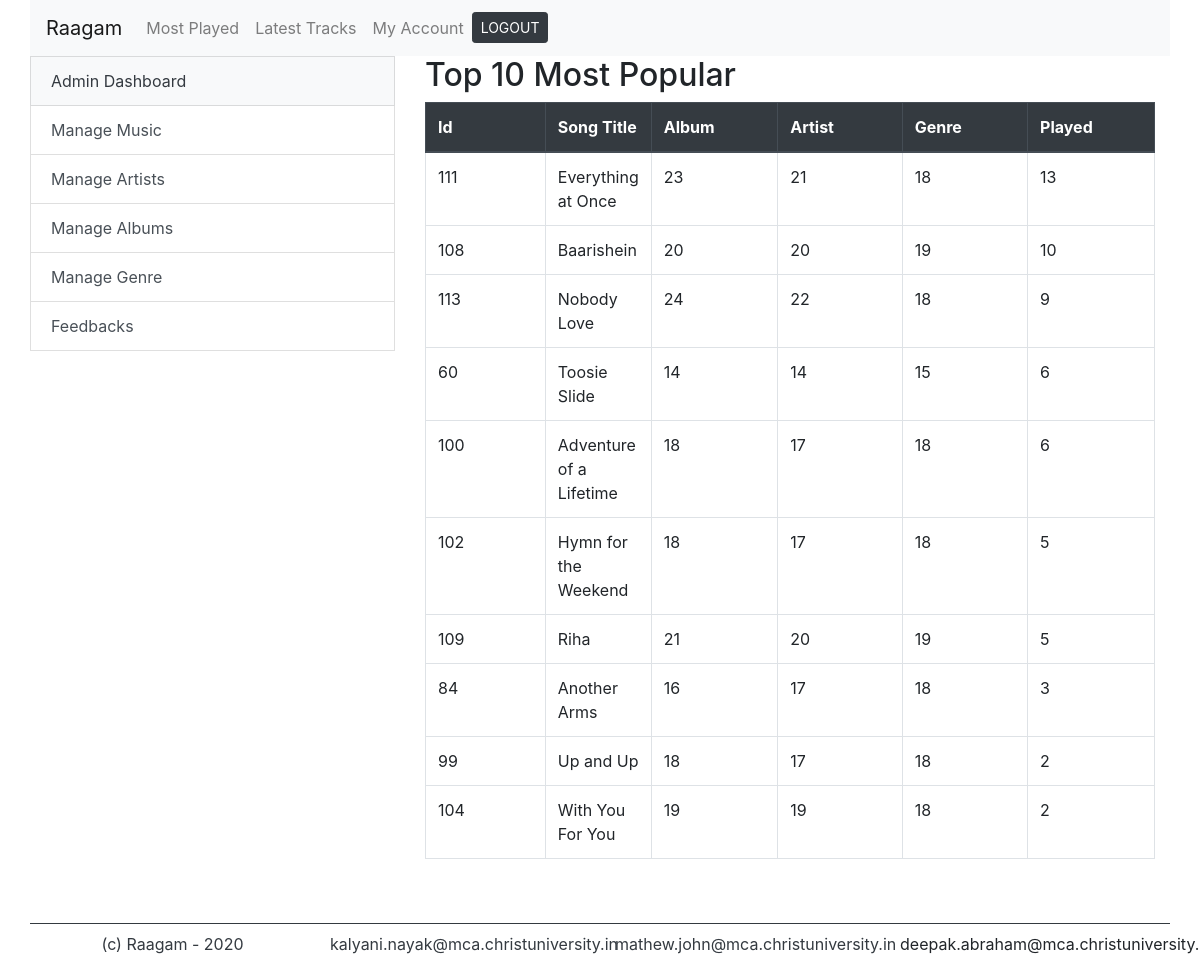
Screenshot of /mostplayed.php (signed in) with the database file from the repository.
### tables this page shows
CREATE TABLE `songs` (
  `id` int(11) NOT NULL,
  `title` varchar(250) NOT NULL,
  `artist` int(11) NOT NULL,
  `album` int(11) NOT NULL,
  `genre` int(11) NOT NULL,
  `duration` varchar(8) NOT NULL,
  `path` varchar(500) NOT NULL,
  `albumOrder` int(11) NOT NULL,
  `plays` int(11) NOT NULL
);

### mostplayed.php (the view, shortened to what this page needs)
<?php
	include 'files/functions.php';
    $sql = "SELECT * FROM songs ORDER BY plays DESC LIMIT 10";
	$songs = mysqli_query($conn,$sql);
?>
<?php require_once("files/header.php"); ?>
<div class="container">
	<div class="row">
		<?php include 'files/admin_side_bar.php'; ?>
		<div class="col-md-8">
			<h2>Top 10 Most Popular</h2>
			<table class="table table-bordered">
			  <thead class="thead-dark">
			    <tr>
                  <th scope="col" style="width: 20%;">Id</th>
			      <th scope="col">Song Title</th>
                  <th scope="col" style="width: 20%;">Album</th>
			      <th scope="col" style="width: 20%;">Artist</th>
                  <th scope="col" style="width: 20%;">Genre</th>
			      <th scope="col" style="width: 20%;">Played</th>
			    </tr>
			  </thead>
			  <tbody>
			  	<?php foreach ($songs as $key => $a): ?>
				    <tr>
                     <td><?php
				      	echo $a['id'];
				      ?></td>
                     <td><?php
				      	echo $a['title'];
				      ?></td>
				      <td><?php
				      	echo $a['album'];
				      ?></td>
				      <td><?php
				      	echo $a['artist'];
				      ?></td>
                      <td><?php
				      	echo $a['genre'];
				      ?></td>
                        <td><?php
				      	echo $a['plays'];
				      ?></td>
				    </tr>
			  	<?php endforeach ?>
			  </tbody>
			</table>
		</div>
	</div>
</div>
<?php require_once("files/footer.php"); ?>

### rows the page displays
songs: id "111", title "Everything at Once", album "23", artist "21", genre "18", plays "13"
songs: id "108", title "Baarishein", album "20", artist "20", genre "19", plays "10"
songs: id "113", title "Nobody Love", album "24", artist "22", genre "18", plays "9"
songs: id "60", title "Toosie Slide", album "14", artist "14", genre "15", plays "6"
songs: id "100", title "Adventure of a Lifetime", album "18", artist "17", genre "18", plays "6"
songs: id "102", title "Hymn for the Weekend", album "18", artist "17", genre "18", plays "5"
songs: id "109", title "Riha", album "21", artist "20", genre "19", plays "5"
songs: id "84", title "Another Arms", album "16", artist "17", genre "18", plays "3"
songs: id "99", title "Up and Up", album "18", artist "17", genre "18", plays "2"
songs: id "104", title "With You For You", album "19", artist "19", genre "18", plays "2"
